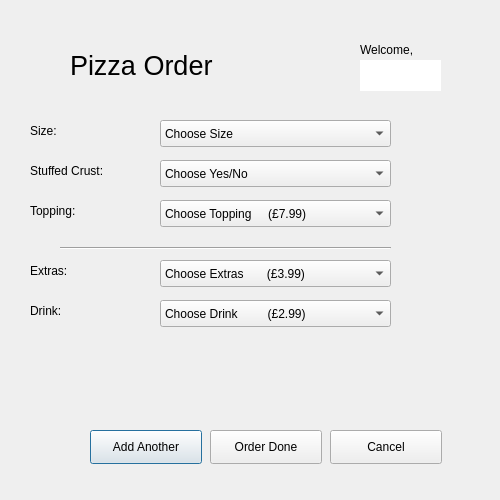
<?xml version="1.0" encoding="UTF-8"?>
<ui version="4.0">
 <class>Dialog</class>
 <widget class="QDialog" name="Dialog">
  <property name="geometry">
   <rect>
    <x>0</x>
    <y>0</y>
    <width>500</width>
    <height>500</height>
   </rect>
  </property>
  <property name="minimumSize">
   <size>
    <width>500</width>
    <height>500</height>
   </size>
  </property>
  <property name="maximumSize">
   <size>
    <width>500</width>
    <height>500</height>
   </size>
  </property>
  <property name="windowTitle">
   <string>Order Pizza</string>
  </property>
  <property name="windowIcon">
   <iconset>
    <normaloff>PizzaIcon.png</normaloff>PizzaIcon.png</iconset>
  </property>
  <widget class="QLabel" name="label">
   <property name="geometry">
    <rect>
     <x>70</x>
     <y>20</y>
     <width>361</width>
     <height>91</height>
    </rect>
   </property>
   <property name="font">
    <font>
     <pointsize>20</pointsize>
    </font>
   </property>
   <property name="text">
    <string>Pizza Order</string>
   </property>
  </widget>
  <widget class="QLabel" name="label_2">
   <property name="geometry">
    <rect>
     <x>30</x>
     <y>120</y>
     <width>101</width>
     <height>21</height>
    </rect>
   </property>
   <property name="text">
    <string>Size:</string>
   </property>
  </widget>
  <widget class="QLabel" name="label_3">
   <property name="geometry">
    <rect>
     <x>30</x>
     <y>300</y>
     <width>101</width>
     <height>21</height>
    </rect>
   </property>
   <property name="text">
    <string>Drink:</string>
   </property>
  </widget>
  <widget class="QLabel" name="label_4">
   <property name="geometry">
    <rect>
     <x>30</x>
     <y>260</y>
     <width>131</width>
     <height>21</height>
    </rect>
   </property>
   <property name="text">
    <string>Extras:</string>
   </property>
  </widget>
  <widget class="QLabel" name="label_5">
   <property name="geometry">
    <rect>
     <x>30</x>
     <y>200</y>
     <width>121</width>
     <height>21</height>
    </rect>
   </property>
   <property name="text">
    <string>Topping:</string>
   </property>
  </widget>
  <widget class="QLabel" name="label_6">
   <property name="geometry">
    <rect>
     <x>30</x>
     <y>160</y>
     <width>111</width>
     <height>21</height>
    </rect>
   </property>
   <property name="text">
    <string>Stuffed Crust:</string>
   </property>
  </widget>
  <widget class="QComboBox" name="Size">
   <property name="geometry">
    <rect>
     <x>160</x>
     <y>120</y>
     <width>231</width>
     <height>27</height>
    </rect>
   </property>
   <item>
    <property name="text">
     <string>Choose Size</string>
    </property>
   </item>
   <item>
    <property name="text">
     <string>9&quot;</string>
    </property>
   </item>
   <item>
    <property name="text">
     <string>12&quot;</string>
    </property>
   </item>
   <item>
    <property name="text">
     <string>15&quot;</string>
    </property>
   </item>
   <item>
    <property name="text">
     <string>18&quot;</string>
    </property>
   </item>
  </widget>
  <widget class="QComboBox" name="Extras">
   <property name="geometry">
    <rect>
     <x>160</x>
     <y>260</y>
     <width>231</width>
     <height>27</height>
    </rect>
   </property>
   <item>
    <property name="text">
     <string>Choose Extras       (£3.99)</string>
    </property>
   </item>
   <item>
    <property name="text">
     <string>Potato Wedges</string>
    </property>
   </item>
   <item>
    <property name="text">
     <string>Garlic Bread</string>
    </property>
   </item>
  </widget>
  <widget class="QComboBox" name="Topping">
   <property name="geometry">
    <rect>
     <x>160</x>
     <y>200</y>
     <width>231</width>
     <height>27</height>
    </rect>
   </property>
   <item>
    <property name="text">
     <string>Choose Topping     (£7.99)</string>
    </property>
   </item>
   <item>
    <property name="text">
     <string>Margherita</string>
    </property>
   </item>
   <item>
    <property name="text">
     <string>Pepperoni</string>
    </property>
   </item>
   <item>
    <property name="text">
     <string>Chicken</string>
    </property>
   </item>
   <item>
    <property name="text">
     <string>Meat Feast</string>
    </property>
   </item>
   <item>
    <property name="text">
     <string>Vegetable</string>
    </property>
   </item>
   <item>
    <property name="text">
     <string>Hawaiian</string>
    </property>
   </item>
  </widget>
  <widget class="QComboBox" name="StuffedCrust">
   <property name="geometry">
    <rect>
     <x>160</x>
     <y>160</y>
     <width>231</width>
     <height>27</height>
    </rect>
   </property>
   <item>
    <property name="text">
     <string>Choose Yes/No</string>
    </property>
   </item>
   <item>
    <property name="text">
     <string>Yes     (+ £2.99)</string>
    </property>
   </item>
   <item>
    <property name="text">
     <string>No</string>
    </property>
   </item>
  </widget>
  <widget class="QComboBox" name="Drink">
   <property name="geometry">
    <rect>
     <x>160</x>
     <y>300</y>
     <width>231</width>
     <height>27</height>
    </rect>
   </property>
   <item>
    <property name="text">
     <string>Choose Drink         (£2.99)</string>
    </property>
   </item>
   <item>
    <property name="text">
     <string>Coca Cola</string>
    </property>
   </item>
   <item>
    <property name="text">
     <string>Lemonade</string>
    </property>
   </item>
   <item>
    <property name="text">
     <string>Pepsi</string>
    </property>
   </item>
   <item>
    <property name="text">
     <string>Fanta</string>
    </property>
   </item>
  </widget>
  <widget class="QPushButton" name="POAddAnother">
   <property name="geometry">
    <rect>
     <x>90</x>
     <y>430</y>
     <width>112</width>
     <height>34</height>
    </rect>
   </property>
   <property name="text">
    <string>Add Another</string>
   </property>
  </widget>
  <widget class="QPushButton" name="POOrderDone">
   <property name="geometry">
    <rect>
     <x>210</x>
     <y>430</y>
     <width>112</width>
     <height>34</height>
    </rect>
   </property>
   <property name="text">
    <string>Order Done</string>
   </property>
  </widget>
  <widget class="QPushButton" name="POCancel">
   <property name="geometry">
    <rect>
     <x>330</x>
     <y>430</y>
     <width>112</width>
     <height>34</height>
    </rect>
   </property>
   <property name="text">
    <string>Cancel</string>
   </property>
  </widget>
  <widget class="QLabel" name="label_7">
   <property name="geometry">
    <rect>
     <x>360</x>
     <y>40</y>
     <width>68</width>
     <height>19</height>
    </rect>
   </property>
   <property name="text">
    <string>Welcome,</string>
   </property>
  </widget>
  <widget class="QTextBrowser" name="NameBox">
   <property name="geometry">
    <rect>
     <x>360</x>
     <y>60</y>
     <width>81</width>
     <height>31</height>
    </rect>
   </property>
   <property name="autoFillBackground">
    <bool>false</bool>
   </property>
   <property name="frameShape">
    <enum>QFrame::NoFrame</enum>
   </property>
  </widget>
  <widget class="Line" name="line">
   <property name="geometry">
    <rect>
     <x>60</x>
     <y>240</y>
     <width>331</width>
     <height>16</height>
    </rect>
   </property>
   <property name="orientation">
    <enum>Qt::Horizontal</enum>
   </property>
  </widget>
 </widget>
 <resources/>
 <connections/>
</ui>
